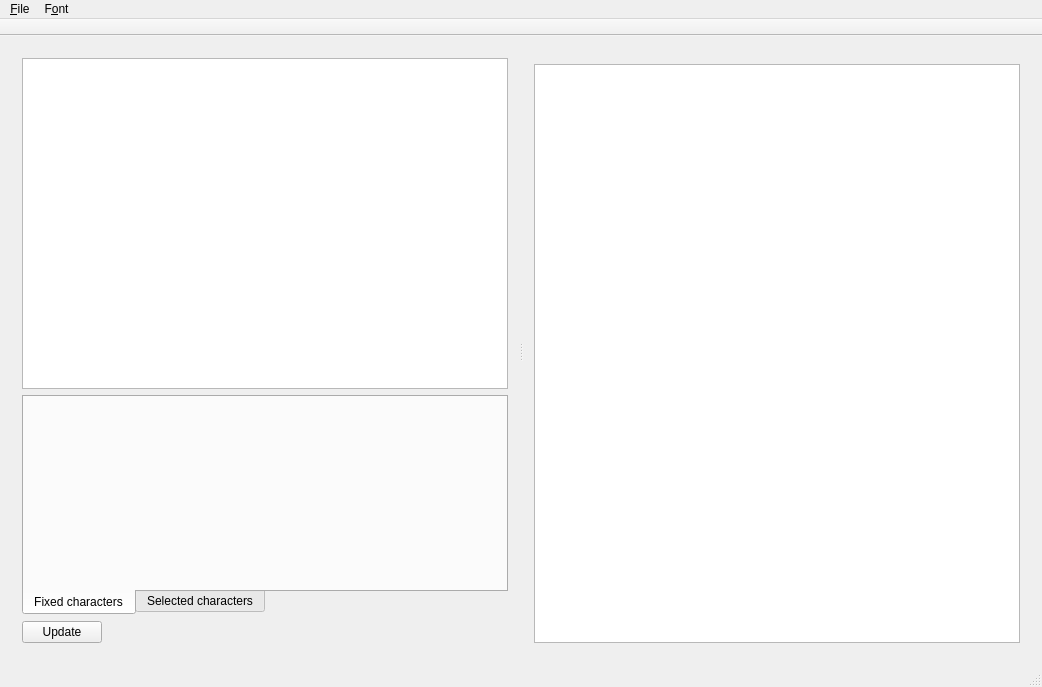
<?xml version="1.0" encoding="UTF-8"?>
<ui version="4.0">
 <author>/*
 * Copyright © 2016 Artem Smirnov
 * All right reserved.
 * Author: Artem Smirnov &lt;msvrtm@gmail.com&gt;
 * License: http://www.gnu.org/licenses/gpl.txt
 */

</author>
 <class>MainWindow</class>
 <widget class="QMainWindow" name="MainWindow">
  <property name="geometry">
   <rect>
    <x>0</x>
    <y>0</y>
    <width>1042</width>
    <height>687</height>
   </rect>
  </property>
  <property name="windowTitle">
   <string>LCD Font Converter</string>
  </property>
  <property name="dockNestingEnabled">
   <bool>false</bool>
  </property>
  <widget class="QWidget" name="centralWidget">
   <layout class="QHBoxLayout" name="horizontalLayout">
    <item>
     <widget class="QSplitter" name="splitter">
      <property name="orientation">
       <enum>Qt::Horizontal</enum>
      </property>
      <widget class="QWidget" name="layoutWidget">
       <layout class="QGridLayout" name="gridLayout">
        <item row="0" column="0" colspan="2">
         <widget class="CharacterInfoTableView" name="characterInfoTableView">
          <property name="editTriggers">
           <set>QAbstractItemView::NoEditTriggers</set>
          </property>
          <property name="alternatingRowColors">
           <bool>true</bool>
          </property>
          <property name="selectionMode">
           <enum>QAbstractItemView::SingleSelection</enum>
          </property>
          <property name="selectionBehavior">
           <enum>QAbstractItemView::SelectRows</enum>
          </property>
          <property name="wordWrap">
           <bool>false</bool>
          </property>
          <property name="cornerButtonEnabled">
           <bool>false</bool>
          </property>
         </widget>
        </item>
        <item row="2" column="1">
         <spacer name="horizontalSpacer">
          <property name="orientation">
           <enum>Qt::Horizontal</enum>
          </property>
          <property name="sizeHint" stdset="0">
           <size>
            <width>40</width>
            <height>20</height>
           </size>
          </property>
         </spacer>
        </item>
        <item row="2" column="0">
         <widget class="QPushButton" name="updateTable">
          <property name="text">
           <string>Update</string>
          </property>
         </widget>
        </item>
        <item row="1" column="0" colspan="2">
         <widget class="QTabWidget" name="tabWidget">
          <property name="maximumSize">
           <size>
            <width>16777215</width>
            <height>220</height>
           </size>
          </property>
          <property name="tabPosition">
           <enum>QTabWidget::South</enum>
          </property>
          <property name="tabShape">
           <enum>QTabWidget::Rounded</enum>
          </property>
          <property name="currentIndex">
           <number>0</number>
          </property>
          <widget class="FixedCharactersPage" name="fixedCharacters">
           <attribute name="title">
            <string>Fixed characters</string>
           </attribute>
          </widget>
          <widget class="SelectedCharactersPage" name="selectedCharacters">
           <attribute name="title">
            <string>Selected characters</string>
           </attribute>
          </widget>
         </widget>
        </item>
       </layout>
      </widget>
      <widget class="QWidget" name="layoutWidget_2">
       <layout class="QVBoxLayout" name="verticalLayout_2">
        <item>
         <widget class="CharacterPropWidget" name="characterPropWidget" native="true"/>
        </item>
        <item>
         <widget class="QGraphicsView" name="graphicsView">
          <property name="backgroundBrush">
           <brush brushstyle="SolidPattern">
            <color alpha="255">
             <red>232</red>
             <green>231</green>
             <blue>231</blue>
            </color>
           </brush>
          </property>
          <property name="renderHints">
           <set>QPainter::NonCosmeticDefaultPen</set>
          </property>
         </widget>
        </item>
       </layout>
      </widget>
     </widget>
    </item>
   </layout>
  </widget>
  <widget class="QMenuBar" name="menuBar">
   <property name="geometry">
    <rect>
     <x>0</x>
     <y>0</y>
     <width>1042</width>
     <height>23</height>
    </rect>
   </property>
   <widget class="QMenu" name="menuFile">
    <property name="title">
     <string>F&amp;ont</string>
    </property>
    <addaction name="actionImportFont"/>
    <addaction name="actionExportFontC"/>
    <addaction name="separator"/>
    <addaction name="actionNoAntialias"/>
   </widget>
   <widget class="QMenu" name="menuFont">
    <property name="title">
     <string>&amp;File</string>
    </property>
    <addaction name="actionExit"/>
   </widget>
   <addaction name="menuFont"/>
   <addaction name="menuFile"/>
  </widget>
  <widget class="QToolBar" name="mainToolBar">
   <property name="movable">
    <bool>false</bool>
   </property>
   <attribute name="toolBarArea">
    <enum>TopToolBarArea</enum>
   </attribute>
   <attribute name="toolBarBreak">
    <bool>false</bool>
   </attribute>
  </widget>
  <widget class="QStatusBar" name="statusBar"/>
  <action name="actionImportFont">
   <property name="text">
    <string>&amp;Import existing system font</string>
   </property>
  </action>
  <action name="actionExportFontC">
   <property name="text">
    <string>&amp;Export the font as C file</string>
   </property>
  </action>
  <action name="actionNoAntialias">
   <property name="checkable">
    <bool>true</bool>
   </property>
   <property name="checked">
    <bool>true</bool>
   </property>
   <property name="text">
    <string>&amp;NoAntialias</string>
   </property>
  </action>
  <action name="actionExit">
   <property name="text">
    <string>&amp;exit</string>
   </property>
   <property name="toolTip">
    <string>Exit</string>
   </property>
  </action>
 </widget>
 <layoutdefault spacing="6" margin="11"/>
 <customwidgets>
  <customwidget>
   <class>CharacterPropWidget</class>
   <extends>QWidget</extends>
   <header>Widgets/characterPropertyWidget.h</header>
   <container>1</container>
  </customwidget>
  <customwidget>
   <class>SelectedCharactersPage</class>
   <extends>QWidget</extends>
   <header>Widgets/Tab/selectedCharactersPage.h</header>
   <container>1</container>
  </customwidget>
  <customwidget>
   <class>CharacterInfoTableView</class>
   <extends>QTableView</extends>
   <header>Widgets/TableView/characterInfoTableView.h</header>
  </customwidget>
  <customwidget>
   <class>FixedCharactersPage</class>
   <extends>QWidget</extends>
   <header>Widgets/Tab/fixedCharactersPage.h</header>
   <container>1</container>
  </customwidget>
 </customwidgets>
 <resources/>
 <connections/>
</ui>
